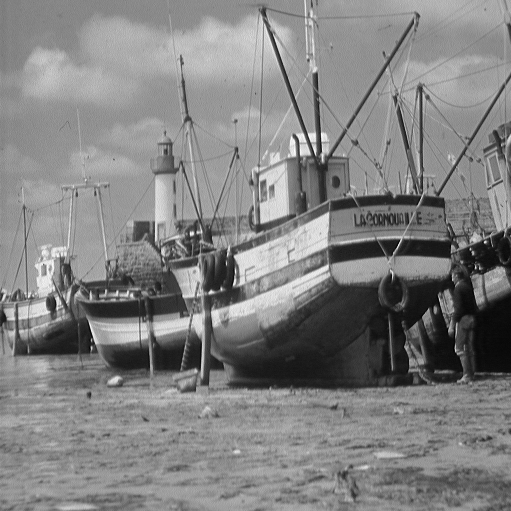
#> input picture AI/vision/filtrado_en_frecuencia/images/boat.511.tiff, 511 x 511 px
$ python code5.py
#> lines starting #> are read from the running program, lines starting #| are printed output that depends on the picture

import skimage as ski
import matplotlib.pyplot as plt
import numpy as np
import scipy
import scipy.fft as fft


def crear_circulo_centrado(shape, radio):  # Asumo dimensiones impares
    filas = np.matrix(list(range(shape[0]))).T - shape[0] // 2
    cols = np.matrix(list(range(shape[1]))) - shape[1] // 2
    indices_dentro = np.power(filas, 2) + np.power(cols, 2) < radio ** 2
    circulo = np.zeros(shape)
    circulo[indices_dentro] = 1
    return circulo


FREQ_CORTE_EN_PIXELES1 = 40
FREQ_CORTE_EN_PIXELES2 = 100


imagen = ski.io.imread("images/boat.511.tiff")
#> imagen is the input picture: shape (511, 511); min 0, max 255, mean 129.7
imagen = ski.util.img_as_float(imagen)
FTimagen = fft.fft2(imagen)
FTimagen_centrada = fft.fftshift(FTimagen)

# Filtro paso bajo de fec corte más pequeña
mascara_centrada_bajo = crear_circulo_centrado(imagen.shape, FREQ_CORTE_EN_PIXELES1)
FT_imagen_filtradaBajo = FTimagen_centrada * mascara_centrada_bajo
imagen_filtrada_bajo = fft.ifft2(fft.ifftshift(FT_imagen_filtradaBajo))
imagen_filtrada_bajo_real = np.real(imagen_filtrada_bajo)
imagen_filtrada_bajo_imag = np.imag(imagen_filtrada_bajo)
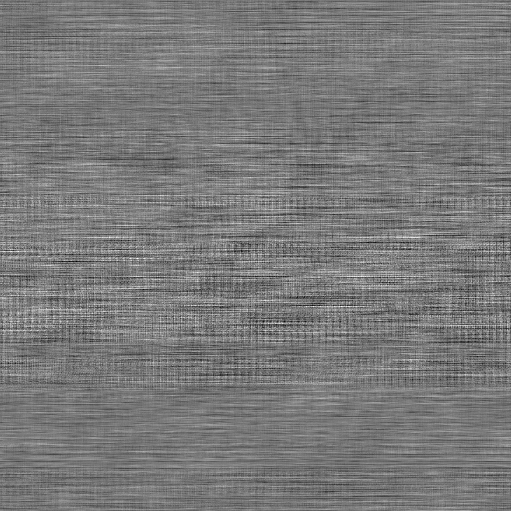
#> imagen_filtrada_bajo_imag: shape (511, 511) float64; min -1.15e-16, max 1.26e-16, mean -8.46e-35; drawn with min black and max white
if not np.allclose(imagen_filtrada_bajo_imag, np.zeros(imagen.shape)):
    print("Warning. Algo no está yendo bien!!")

# Filtro paso alto de frec corte más grande
mascara_centrada_bajo = crear_circulo_centrado(imagen.shape, FREQ_CORTE_EN_PIXELES2)
mascara_centrada_alto = 1 - mascara_centrada_bajo
FT_imagen_filtradaAlto = FTimagen_centrada * mascara_centrada_alto
imagen_filtrada_alto = fft.ifft2(fft.ifftshift(FT_imagen_filtradaAlto))
imagen_filtrada_alto_real = np.real(imagen_filtrada_alto)
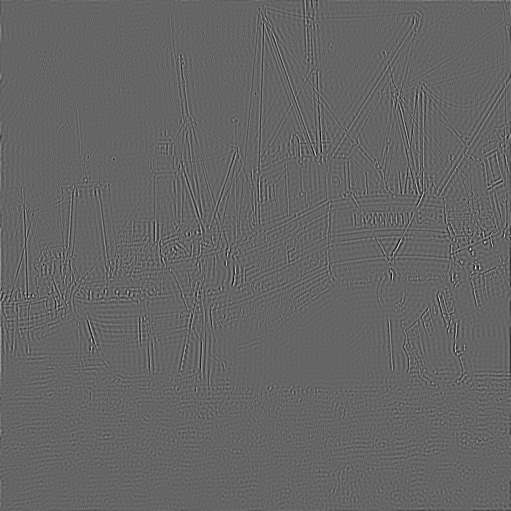
#> imagen_filtrada_alto_real: shape (511, 511) float64; min -0.34, max 0.512, mean -1.53e-19; drawn with min black and max white
imagen_filtrada_alto_imag = np.imag(imagen_filtrada_alto)
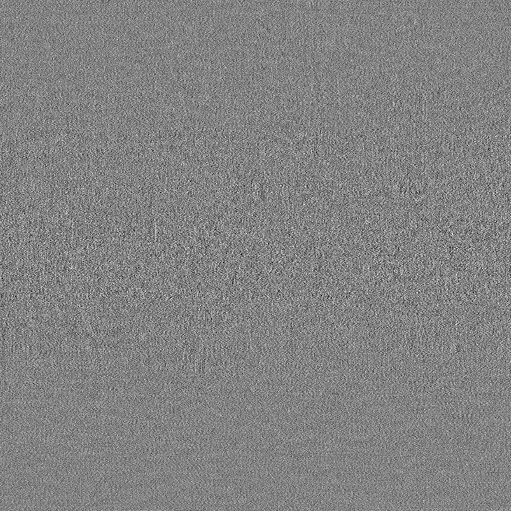
#> imagen_filtrada_alto_imag: shape (511, 511) float64; min -4.01e-17, max 3.8e-17, mean 1.13e-36; drawn with min black and max white
if not np.allclose(imagen_filtrada_alto_imag, np.zeros(imagen.shape)):
    print("Warning. Algo no está yendo bien!!")

#filtro pasa banda=pasa bajo de fec corte mayor + pasa alto frec corte menor del resultado anterior

# Filtro paso bajo
mascara_centrada_bajo2 = crear_circulo_centrado(imagen.shape, FREQ_CORTE_EN_PIXELES2)
FT_imagen_filtradaBajo2 = FTimagen_centrada * mascara_centrada_bajo2
imagen_filtrada_bajo2 = fft.ifft2(fft.ifftshift(FT_imagen_filtradaBajo2))
imagen_filtrada_bajo_real2 = np.real(imagen_filtrada_bajo2)
imagen_filtrada_bajo_imag2 = np.imag(imagen_filtrada_bajo2)
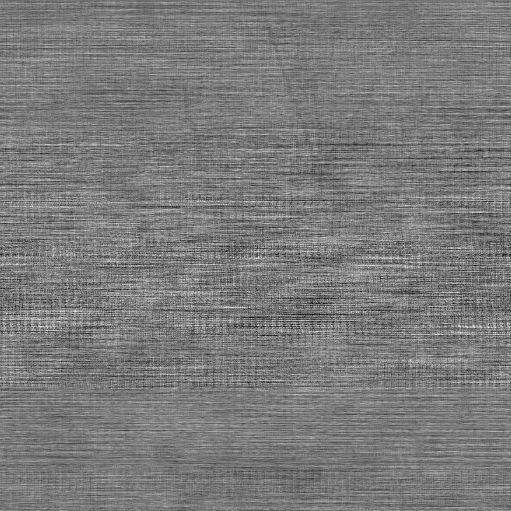
#> imagen_filtrada_bajo_imag2: shape (511, 511) float64; min -1.38e-16, max 1.47e-16, mean 9.67e-35; drawn with min black and max white
if not np.allclose(imagen_filtrada_bajo_imag2, np.zeros(imagen.shape)):
    print("Warning. Algo no está yendo bien!!")

# Filtro paso alto
mascara_centrada_bajo3 = crear_circulo_centrado(imagen.shape, FREQ_CORTE_EN_PIXELES1)
mascara_centrada_alto3 = 1 - mascara_centrada_bajo3
FT_imagen_filtradaAlto3 = FT_imagen_filtradaBajo2 * mascara_centrada_alto3
imagen_filtrada_alto3 = fft.ifft2(fft.ifftshift(FT_imagen_filtradaAlto3))
imagen_filtrada_alto_real3 = np.real(imagen_filtrada_alto3)
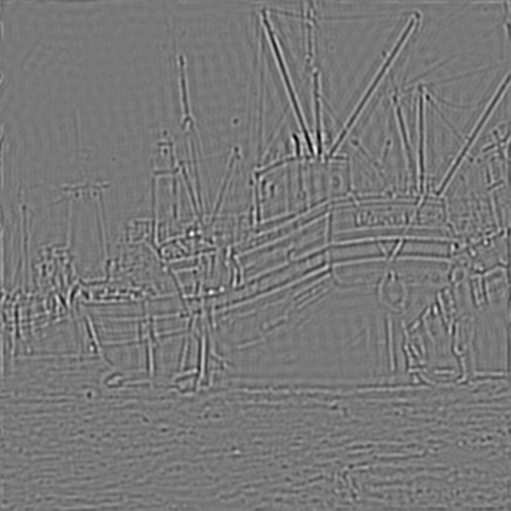
#> imagen_filtrada_alto_real3: shape (511, 511) float64; min -0.485, max 0.538, mean -1.63e-19; drawn with min black and max white
imagen_filtrada_alto_imag3 = np.imag(imagen_filtrada_alto3)
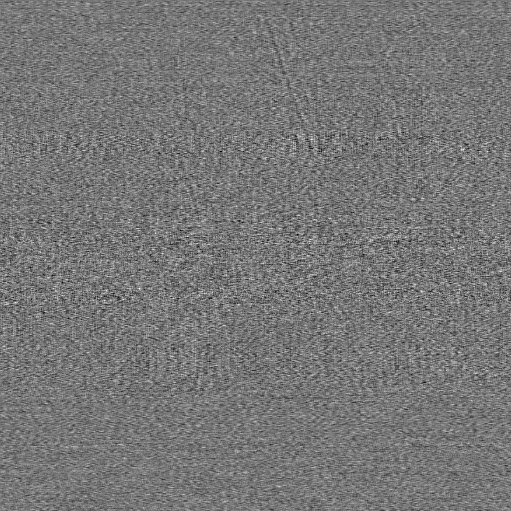
#> imagen_filtrada_alto_imag3: shape (511, 511) float64; min -4.7e-17, max 5.37e-17, mean -4.53e-36; drawn with min black and max white
if not np.allclose(imagen_filtrada_alto_imag3, np.zeros(imagen.shape)):
    print("Warning. Algo no está yendo bien!!")

#SUMA DE LOS 3 FILTROS

imagen_sumafiltros=imagen_filtrada_bajo+imagen_filtrada_alto+imagen_filtrada_alto3
imagen_sumafiltros_real = np.real(imagen_sumafiltros)
if  np.allclose(imagen_sumafiltros,FTimagen):
    print("LAS 2 IMAGENES SON IGUALES")
else:
    print("LAS 2 IMAGENES NO SON IGUALES")


# Visulización de resultados
fig, axs = plt.subplots(4, 4, layout="constrained")
axs[0, 0].set_title("Imagen original")
axs[0, 3].set_title("RESULTADOS")
axs[0, 1].set_title("Máscara pasa bajo de 40")
axs[1, 1].set_title("Máscara pasa alto de 100")
axs[0, 2].set_title("FT_imagen_filtradaBajo")
axs[1, 2].set_title("FT_imagen_filtradaAlto")
axs[2, 2].set_title("FT_imagen_filtradaPasaBanda")
axs[3, 3].set_title("Imagen_sumafiltros")
axs[0, 0].imshow(imagen, cmap=plt.cm.gray)
axs[0, 1].imshow(mascara_centrada_bajo, cmap=plt.cm.gray)
axs[0, 2].imshow(np.log(np.absolute(FT_imagen_filtradaBajo) + 1), cmap=plt.cm.gray)
axs[0, 3].imshow(imagen_filtrada_bajo_real, cmap=plt.cm.gray)

axs[1, 0].imshow(np.log(np.absolute(FTimagen_centrada) + 1), cmap=plt.cm.gray)
axs[1, 1].imshow(mascara_centrada_alto, cmap=plt.cm.gray)
axs[1, 2].imshow(np.log(np.absolute(FT_imagen_filtradaAlto) + 1), cmap=plt.cm.gray)
axs[1, 3].imshow(imagen_filtrada_alto_real, cmap=plt.cm.gray)

#A SIMPLE VISTA LA IMAGEN RESULTADO DE APLICAR LOS 3 FILTROS ES IGUAL A LA IMAGEN ORIGINAL
axs[3, 3].imshow(imagen_sumafiltros_real, cmap=plt.cm.gray)

axs[2, 2].imshow(np.log(np.absolute(FT_imagen_filtradaAlto3) + 1), cmap=plt.cm.gray)
axs[2, 3].imshow(imagen_filtrada_alto_real3, cmap=plt.cm.gray)# Prueba a mostrar el valor absoluto

for a in axs.ravel():
    a.set_axis_off()
plt.show()
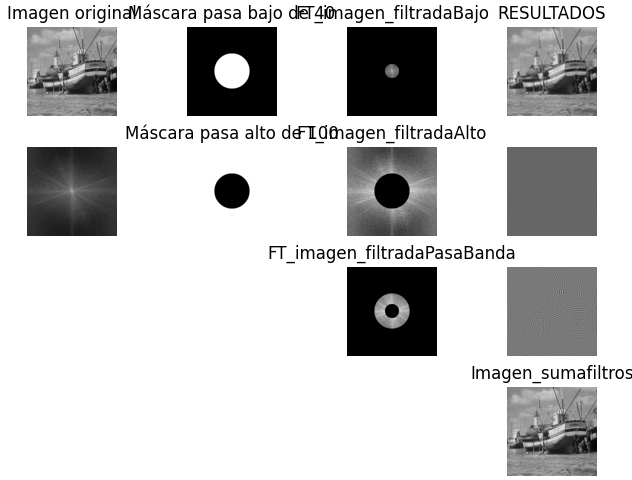
#> figure drawn by matplotlib, 11 panels
